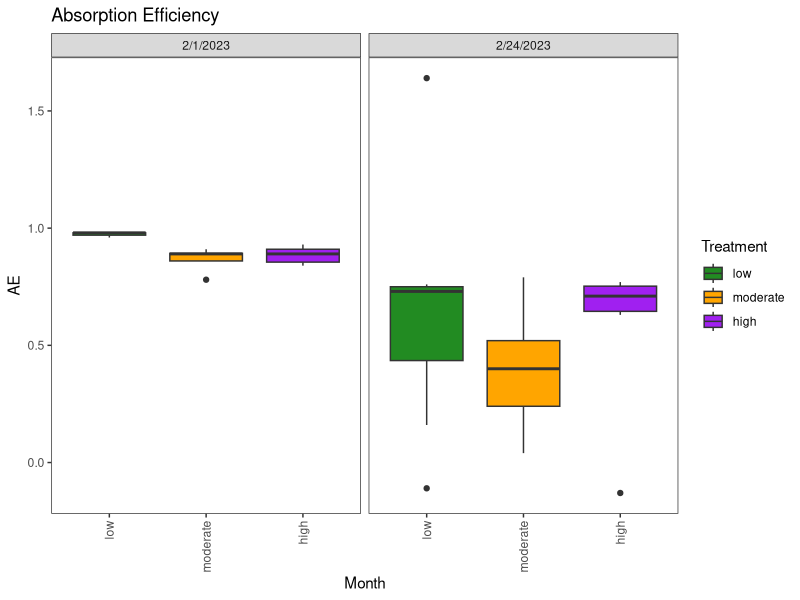
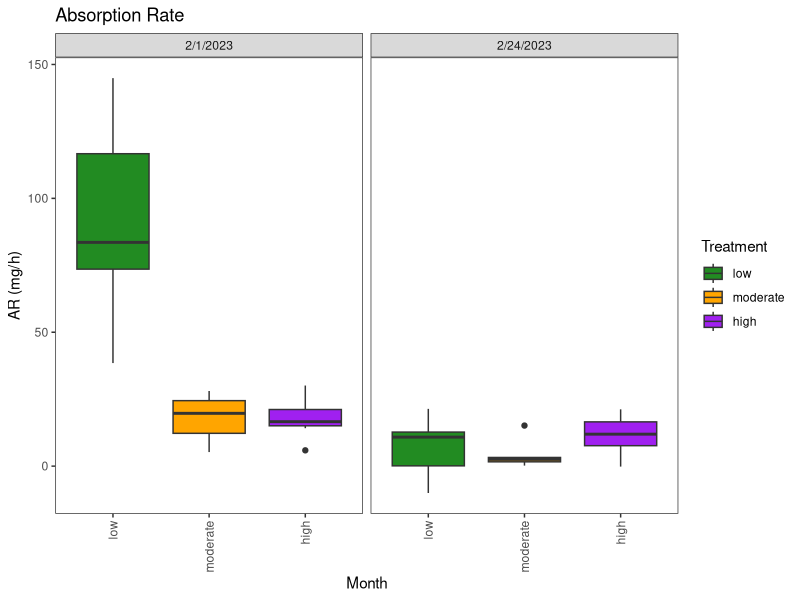
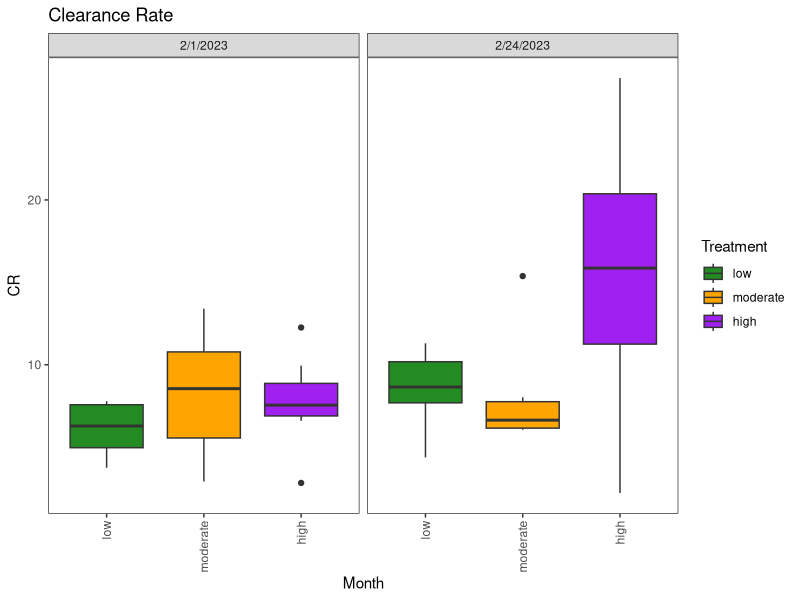
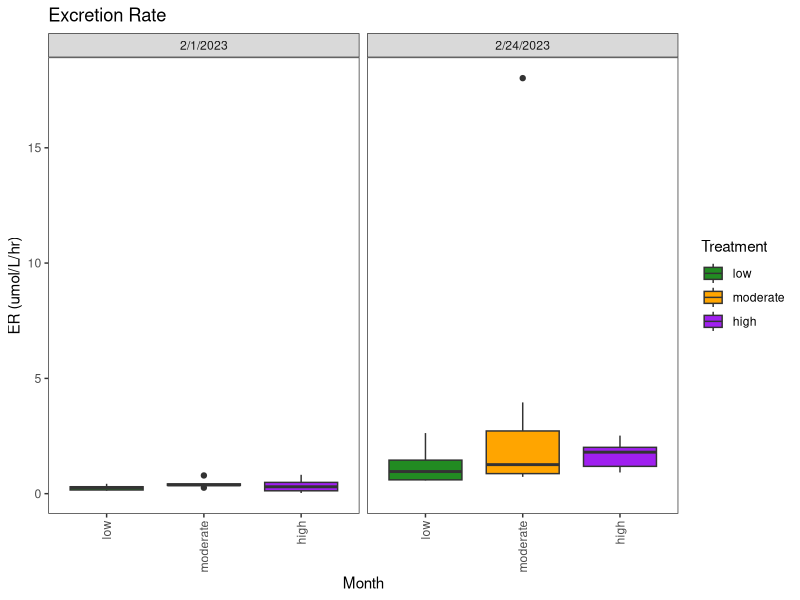
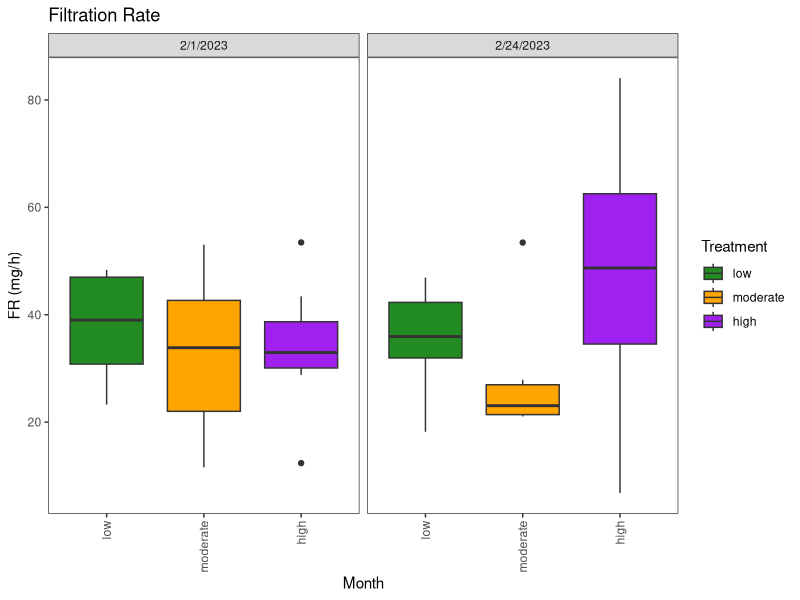
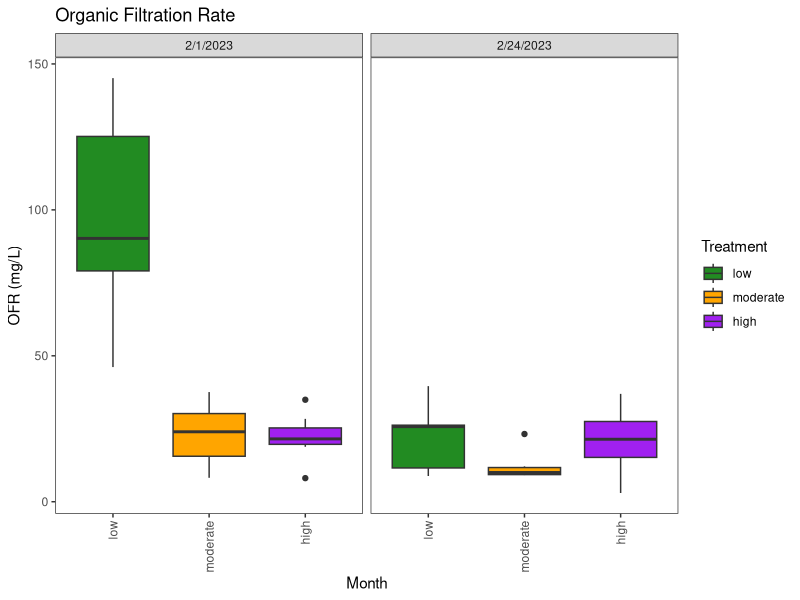
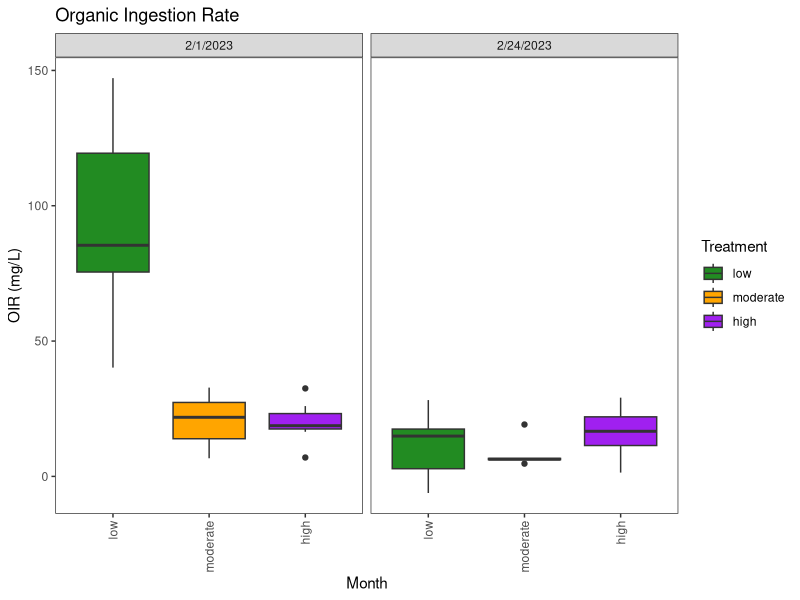
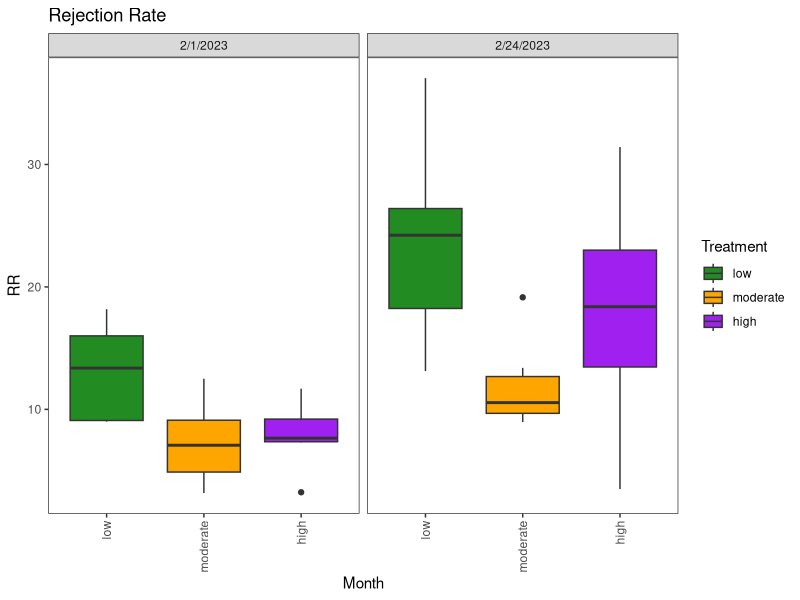

Here is the R script that generated these plots, in order:
## ---- chunk 1
knitr::opts_chunk$set(echo = TRUE)
## ---- chunk 2
#Set Path
setwd("C:/Users/katherine.mcfarland/Documents/Acidification/2020 OAP - scallops/R")
## ---- chunk 3
library(ggplot2)
library(dplyr)
library(ggpubr)

## ---- chunk 4
df<-read.csv("F2_phys.csv", header = T, na = "omit")
# convert date info in format 'mm/dd/yyyy'
strDates <- c("9/21/2022", "10/5/2022", "10/26/2022")
dates <- as.Date(strDates, "%m/%d/%Y")
df$Treatment=as.factor(df$Treatment)
#df$t=as.factor(df$t)

df$Treatment <- factor(df$Treatment,levels = c("low", "moderate", "high"))

head(df)
str(df)
## ---- chunk 5
CR <- ggplot(data=df, aes(x=Treatment, y=CR, fill=Treatment)) +
  geom_boxplot()+  scale_fill_manual(values=c("forestgreen","orange", "purple"))+
  theme_bw() +  theme(panel.grid.major = element_blank(), panel.grid.minor = element_blank())+ 
  theme(axis.text.x = element_text(angle = 90, vjust = 0.5, hjust=1))+
  labs(title="Clearance Rate ", x ="Month", y = "CR") +
  facet_wrap(~ Date)

AR <- ggplot(data=df, aes(x=Treatment, y=AR, fill=Treatment)) +
  geom_boxplot()+  scale_fill_manual(values=c("forestgreen","orange", "purple"))+
  theme_bw() +  theme(panel.grid.major = element_blank(), panel.grid.minor = element_blank())+ 
  theme(axis.text.x = element_text(angle = 90, vjust = 0.5, hjust=1))+
  labs(title="Absorption Rate ", x ="Month", y = "AR (mg/h)") +
  facet_wrap(~ Date)

AE <- ggplot(data=df, aes(x=Treatment, y=AE, fill=Treatment)) +
  geom_boxplot()+  scale_fill_manual(values=c("forestgreen","orange", "purple"))+
  theme_bw() +  theme(panel.grid.major = element_blank(), panel.grid.minor = element_blank())+ 
  theme(axis.text.x = element_text(angle = 90, vjust = 0.5, hjust=1))+
  labs(title="Absorption Efficiency ", x ="Month", y = "AE") +
  facet_wrap(~ Date)

FR <- ggplot(data=df, aes(x=Treatment, y=FR, fill=Treatment)) +
  geom_boxplot()+  scale_fill_manual(values=c("forestgreen","orange", "purple"))+
  theme_bw() +  theme(panel.grid.major = element_blank(), panel.grid.minor = element_blank())+ 
  theme(axis.text.x = element_text(angle = 90, vjust = 0.5, hjust=1))+
  labs(title="Filtration Rate ", x ="Month", y = "FR (mg/h)") +
  facet_wrap(~ Date)

RR <- ggplot(data=df, aes(x=Treatment, y=RR, fill=Treatment)) +
  geom_boxplot()+  scale_fill_manual(values=c("forestgreen","orange", "purple"))+
  theme_bw() +  theme(panel.grid.major = element_blank(), panel.grid.minor = element_blank())+ 
  theme(axis.text.x = element_text(angle = 90, vjust = 0.5, hjust=1))+
  labs(title="Rejection Rate ", x ="Month", y = "RR") +
  facet_wrap(~ Date)

SE <- ggplot(data=df, aes(x=Treatment, y=SE, fill=Treatment)) +
  geom_boxplot()+  scale_fill_manual(values=c("forestgreen","orange", "purple"))+
  theme_bw() +  theme(panel.grid.major = element_blank(), panel.grid.minor = element_blank())+ 
  theme(axis.text.x = element_text(angle = 90, vjust = 0.5, hjust=1))+
  labs(title="Selection Efficiency ", x ="Month", y = "SE") +
  facet_wrap(~ Date)

OIR <- ggplot(data=df, aes(x=Treatment, y=OIR, fill=Treatment)) +
  geom_boxplot()+  scale_fill_manual(values=c("forestgreen","orange", "purple"))+
  theme_bw() +  theme(panel.grid.major = element_blank(), panel.grid.minor = element_blank())+ 
  theme(axis.text.x = element_text(angle = 90, vjust = 0.5, hjust=1))+
  labs(title="Organic Ingestion Rate ", x ="Month", y = "OIR (mg/L)") +
  facet_wrap(~ Date)

OFR <- ggplot(data=df, aes(x=Treatment, y=OFR, fill=Treatment)) +
  geom_boxplot()+  scale_fill_manual(values=c("forestgreen","orange", "purple"))+
  theme_bw() +  theme(panel.grid.major = element_blank(), panel.grid.minor = element_blank())+ 
  theme(axis.text.x = element_text(angle = 90, vjust = 0.5, hjust=1))+
  labs(title="Organic Filtration Rate ", x ="Month", y = "OFR (mg/L)") +
  facet_wrap(~ Date)

ER <- ggplot(data=df, aes(x=Treatment, y=ER, fill=Treatment)) +
  geom_boxplot()+  scale_fill_manual(values=c("forestgreen","orange", "purple"))+
  theme_bw() +  theme(panel.grid.major = element_blank(), panel.grid.minor = element_blank())+ 
  theme(axis.text.x = element_text(angle = 90, vjust = 0.5, hjust=1))+
  labs(title="Excretion Rate ", x ="Month", y = "ER (umol/L/hr)") +
  facet_wrap(~ Date)

## ---- chunk 6
sessionInfo()
